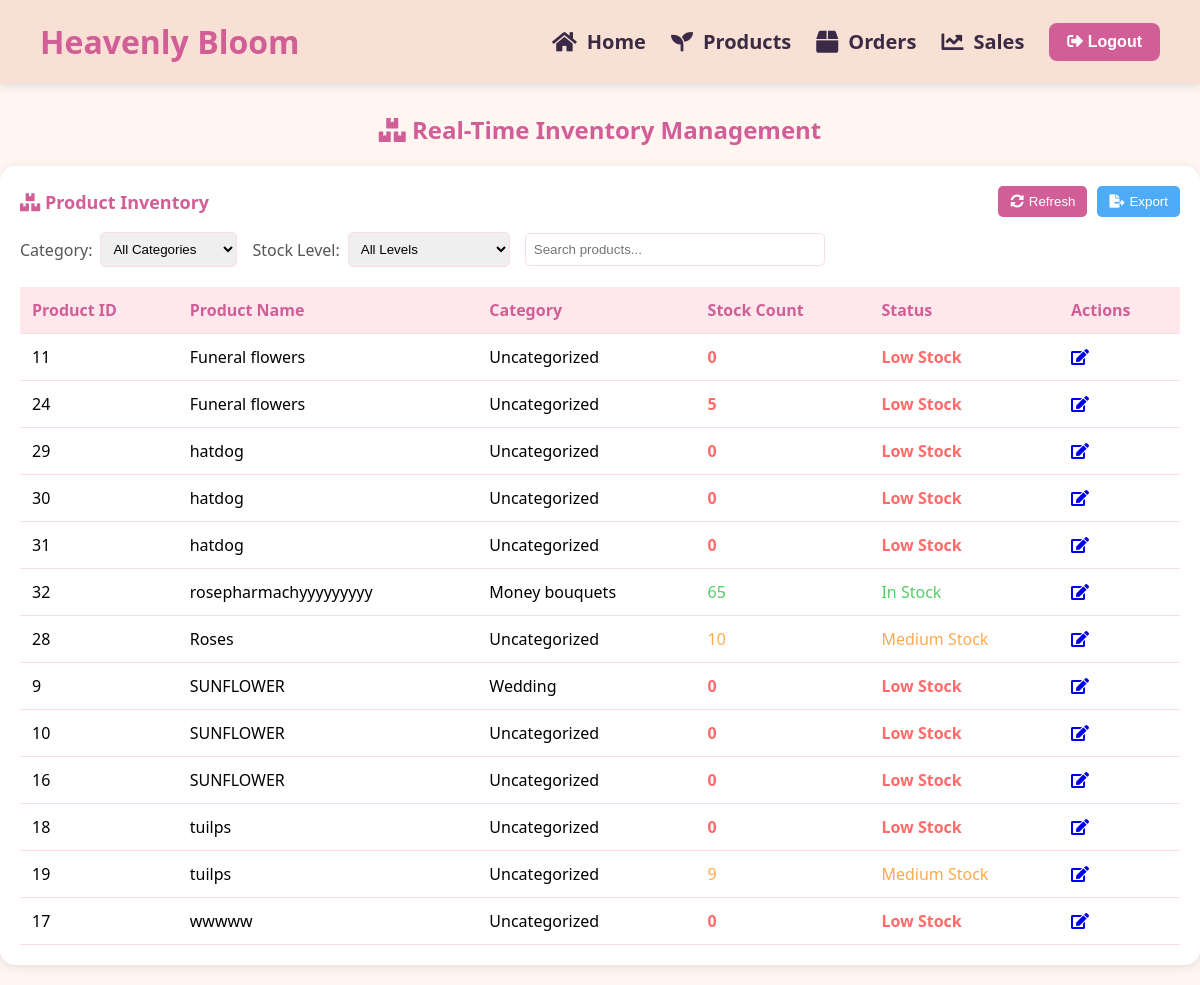
The app's page /inventory.php, older data.
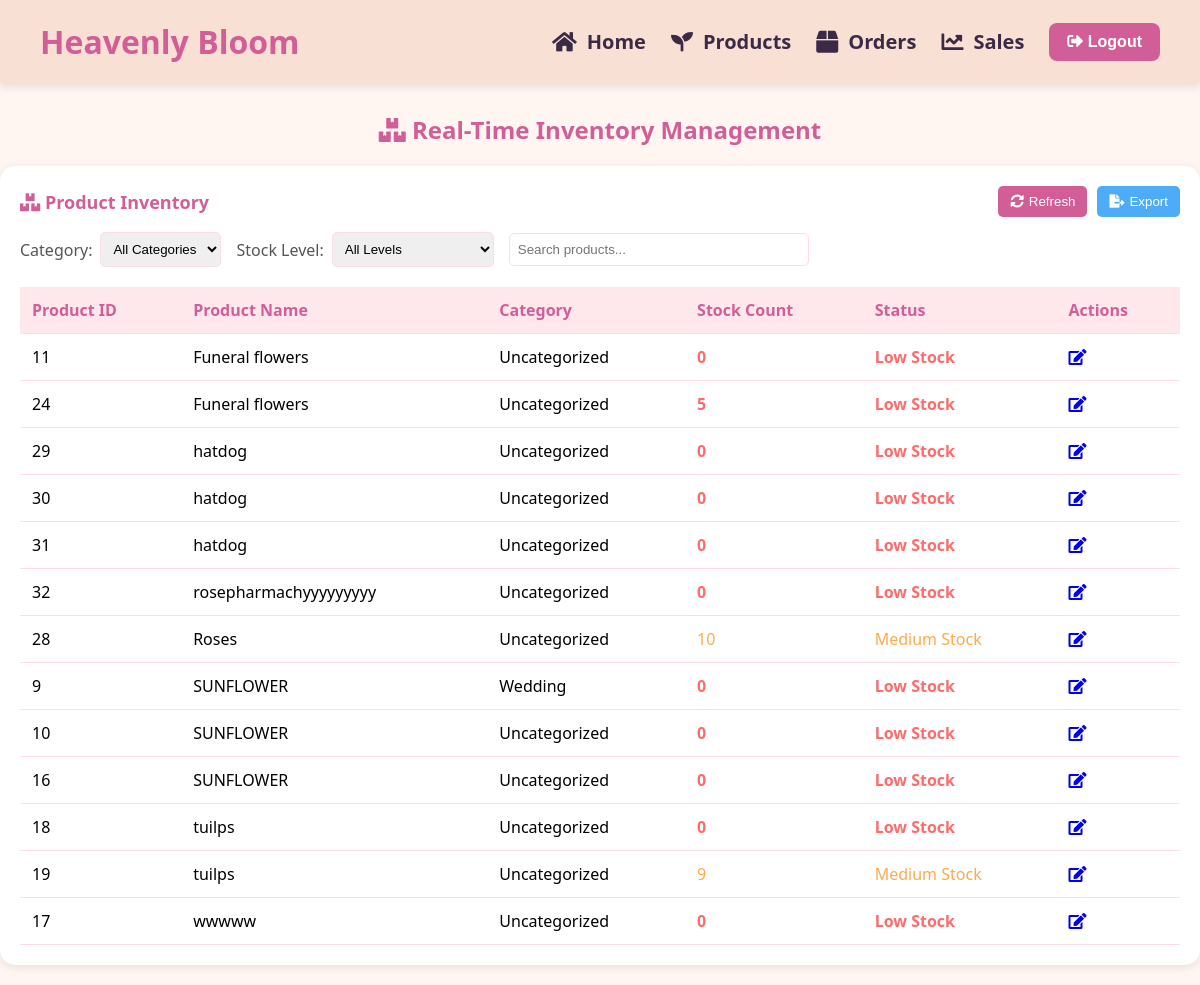
The same page, newer data.
### tables this page shows
CREATE TABLE `products` (
  `product_id` int(11) NOT NULL AUTO_INCREMENT,
  `product_name` varchar(255) NOT NULL,
  `product_description` text,
  `product_image` varchar(255) NOT NULL,
  `category_id` int(11) DEFAULT NULL,
  `is_customized` tinyint(1) DEFAULT 0,
  `price` decimal(10,2) NOT NULL,
  `original_stock` int(11) DEFAULT 0,
  `stock_count` int(11) DEFAULT 0,
  `is_deleted` tinyint(1) DEFAULT 0,
  `created_at` timestamp NOT NULL DEFAULT current_timestamp(),
  `custom_options` json DEFAULT NULL,
  PRIMARY KEY (`product_id`),
  KEY `category_id` (`category_id`)
);

CREATE TABLE `categories` (
  `id` int(11) NOT NULL,
  `name` varchar(100) NOT NULL,
  `description` text DEFAULT NULL,
  `category_id` int(11) DEFAULT NULL,
  `is_customized` tinyint(1) DEFAULT 0,
  `customized` varchar(100) DEFAULT NULL
);

### inventory.php (the view, shortened to what this page needs)
<?php
include 'navbar.php';
include 'db_connection.php';
function getInventoryData($conn) {
    $inventory_query = "SELECT
        p.product_id,
        p.product_name,
        p.stock_count,
        c.name AS category_name
    FROM products p
    LEFT JOIN categories c ON p.category_id = c.id
    ORDER BY p.product_name";
    $result = mysqli_query($conn, $inventory_query);
    $inventory_data = [];
    if ($result) {
        while ($row = mysqli_fetch_assoc($result)) {
            $inventory_data[] = $row;
        }
    }
    return $inventory_data;
}
$inventory_data = getInventoryData($conn);
?>
<!DOCTYPE html>
<html lang="en">
<head>
    <link rel="stylesheet" href="https://cdnjs.cloudflare.com/ajax/libs/font-awesome/5.15.3/css/all.min.css"/>
</head>
<body>
<h2><i class="fas fa-boxes"></i> Real-Time Inventory Management</h2>
<div class="inventory-section">
    <div class="inventory-header">
        <div class="inventory-title">
            <i class="fas fa-boxes"></i> Product Inventory
        </div>
        <div class="action-buttons">
            <button class="refresh-btn" id="refreshInventory">
                <i class="fas fa-sync-alt"></i> Refresh
            </button>
            <button class="export-btn" id="exportInventory">
                <i class="fas fa-file-export"></i> Export
            </button>
        </div>
    </div>
    <div class="filter-section">
        <div class="filter-item">
            <label for="categoryFilter">Category:</label>
            <select id="categoryFilter">
                <option value="">All Categories</option>
            </select>
        </div>
        <div class="filter-item">
            <label for="stockFilter">Stock Level:</label>
            <select id="stockFilter">
                <option value="">All Levels</option>
            </select>
        </div>
        <div class="filter-item search-box">
            <input type="text" id="searchInventory" placeholder="Search products...">
        </div>
    </div>
    <table class="inventory-table">
        <thead>
            <tr>
                <th>Product ID</th>
                <th>Product Name</th>
                <th>Category</th>
                <th>Stock Count</th>
                <th>Status</th>
                <th>Actions</th>
            </tr>
        </thead>
        <tbody id="inventoryTableBody">
            <?php foreach ($inventory_data as $item): ?>
                <tr>
                    <td><?= htmlspecialchars($item['product_id']) ?></td>
                    <td><?= htmlspecialchars($item['product_name']) ?></td>
                    <td><?= htmlspecialchars($item['category_name'] ?? 'Uncategorized') ?></td>
                    <td class="<?= $item['stock_count'] <= 5 ? 'stock-low' : ($item['stock_count'] <= 10 ? 'stock-medium' : 'stock-good') ?>">
                        <?= htmlspecialchars($item['stock_count']) ?>
                    </td>
                    <td>
                        <?php if ($item['stock_count'] <= 5): ?>
                            <span class="stock-low">Low Stock</span>
                        <?php elseif ($item['stock_count'] <= 10): ?>
                            <span class="stock-medium">Medium Stock</span>
                        <?php else: ?>
                            <span class="stock-good">In Stock</span>
                        <?php endif; ?>
                    </td>
                    <td>
                        <a href="edit_product.php?id=<?= $item['product_id'] ?>" title="Edit Product">
                            <i class="fas fa-edit"></i>
                        </a>
                    </td>
                </tr>
            <?php endforeach; ?>
        </tbody>
    </table>
</div>
</body>
</html>

Row changes from the older to the newer data that the page shows:
changed products "rosepharmachyyyyyyyyy": category.name "Money bouquets" → "Uncategorized"; stock_count "65" → "0"; stock_count "In Stock" → "Low Stock"
